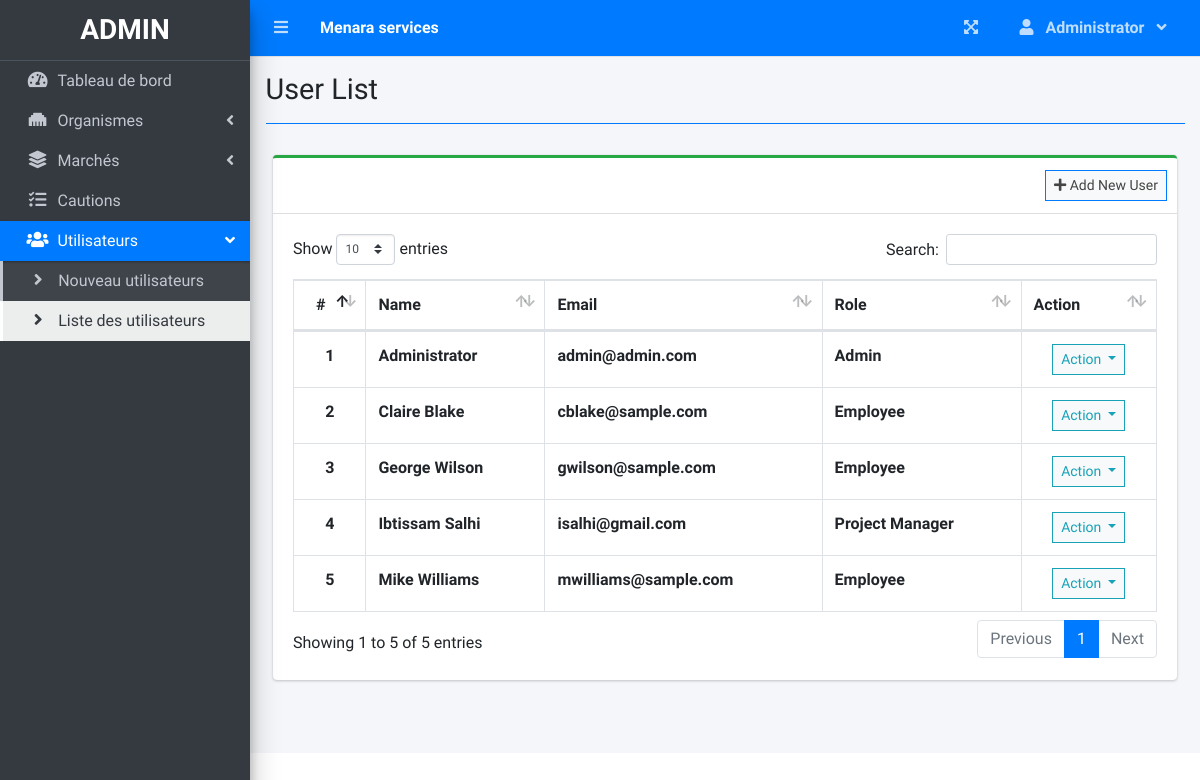
The page /index.php?page=user_list (signed in) on the database its author committed.
### tables this page shows
CREATE TABLE `users` (
  `id` int(30) NOT NULL,
  `firstname` varchar(200) NOT NULL,
  `lastname` varchar(200) NOT NULL,
  `email` varchar(200) NOT NULL,
  `password` text NOT NULL,
  `type` tinyint(1) NOT NULL DEFAULT 2 COMMENT '1 = admin, 2 = staff',
  `avatar` text NOT NULL DEFAULT 'no-image-available.png',
  `date_created` datetime NOT NULL DEFAULT current_timestamp()
);

### user_list.php (the view, shortened to what this page needs)
<?php include'db_connect.php' ?>
<div class="col-lg-12">
	<div class="card card-outline card-success">
		<div class="card-header">
			<div class="card-tools">
				<a class="btn btn-block btn-sm btn-default btn-flat border-primary" href="./index.php?page=new_user"><i class="fa fa-plus"></i> Add New User</a>
			</div>
		</div>
		<div class="card-body">
			<table class="table tabe-hover table-bordered" id="list">
				<thead>
					<tr>
						<th class="text-center">#</th>
						<th>Name</th>
						<th>Email</th>
						<th>Role</th>
						<th>Action</th>
					</tr>
				</thead>
				<tbody>
					<?php
					$i = 1;
					$type = array('',"Admin","Project Manager","Employee");
					$qry = $conn->query("SELECT *,concat(firstname,' ',lastname) as name FROM users order by concat(firstname,' ',lastname) asc");
					while($row= $qry->fetch_assoc()):
					?>
					<tr>
						<th class="text-center"><?php echo $i++ ?></th>
						<td><b><?php echo ucwords($row['name']) ?></b></td>
						<td><b><?php echo $row['email'] ?></b></td>
						<td><b><?php echo $type[$row['type']] ?></b></td>
						<td class="text-center">
							<button type="button" class="btn btn-default btn-sm btn-flat border-info wave-effect text-info dropdown-toggle" data-toggle="dropdown" aria-expanded="true">
		                      Action
		                    </button>
						</td>
					</tr>
				<?php endwhile; ?>
				</tbody>
			</table>
		</div>
	</div>
</div>

### index.php (shortened to what this page needs)
<!DOCTYPE html>
<html lang="en">
<?php
	include 'header.php'
?>
<body class="hold-transition sidebar-mini layout-fixed layout-navbar-fixed layout-footer-fixed">
<div class="wrapper">
  <?php include 'topbar.php' ?>
  <?php include 'sidebar.php' ?>
  <div class="content-wrapper">
    <div class="content-header">
      <div class="container-fluid">
        <div class="row mb-2">
          <div class="col-sm-6">
            <h1 class="m-0"><?php echo $title ?></h1>
          </div>
        </div>
            <hr class="border-primary">
      </div>
    </div>
    <section class="content">
      <div class="container-fluid">
         <?php
            $page = isset($_GET['page']) ? $_GET['page'] : 'home';
            if(!file_exists($page.".php")){
                include '404.html';
            }else{
            include $page.'.php';
            }
          ?>
      </div>
    </section>
  </div>
</div>
</body>
</html>

### header.php (shortened to what this page needs)
<head>
  <?php
  $title = isset($_GET['page']) ? ucwords(str_replace("_", ' ', $_GET['page'])) : "Home";
  ?>
  <link rel="stylesheet" href="assets/plugins/fontawesome-free/css/all.min.css">
  <link rel="stylesheet" href="assets/plugins/overlayScrollbars/css/OverlayScrollbars.min.css">
  <link rel="stylesheet" href="assets/plugins/datatables-bs4/css/dataTables.bootstrap4.min.css">
  <link rel="stylesheet" href="assets/plugins/datatables-responsive/css/responsive.bootstrap4.min.css">
  <link rel="stylesheet" href="assets/plugins/datatables-buttons/css/buttons.bootstrap4.min.css">
  <link rel="stylesheet" href="assets/plugins/select2/css/select2.min.css">
  <link rel="stylesheet" href="assets/plugins/select2-bootstrap4-theme/select2-bootstrap4.min.css">
  <link rel="stylesheet" href="assets/plugins/sweetalert2-theme-bootstrap-4/bootstrap-4.min.css">
  <link rel="stylesheet" href="assets/plugins/toastr/toastr.min.css">
  <link rel="stylesheet" href="assets/plugins/dropzone/min/dropzone.min.css">
  <link rel="stylesheet" href="assets/dist/css/jquery.datetimepicker.min.css">
  <link rel="stylesheet" href="assets/plugins/icheck-bootstrap/icheck-bootstrap.min.css">
  <link rel="stylesheet" href="assets/plugins/bootstrap4-toggle/css/bootstrap4-toggle.min.css">
  <link rel="stylesheet" href="assets/dist/css/adminlte.min.css">
  <link rel="stylesheet" href="assets/dist/css/styles.css">
  <link rel="stylesheet" href="assets/plugins/summernote/summernote-bs4.min.css">
</head>

### topbar.php (shortened to what this page needs)
<nav class="main-header navbar navbar-expand navbar-primary navbar-dark ">
  <ul class="navbar-nav">
    <?php if(isset($_SESSION['login_id'])): ?>
    <li class="nav-item">
      <a class="nav-link" data-widget="pushmenu" href="" role="button"><i class="fas fa-bars"></i></a>
    </li>
  <?php endif; ?>
    <li>
      <a class="nav-link text-white"  href="./" role="button"> <large><b><?php echo $_SESSION['system']['name'] ?></b></large></a>
    </li>
  </ul>
  <ul class="navbar-nav ml-auto">
    <li class="nav-item">
      <a class="nav-link" data-widget="fullscreen" href="#" role="button">
        <i class="fas fa-expand-arrows-alt"></i>
      </a>
    </li>
   <li class="nav-item dropdown">
          <a class="nav-link"  data-toggle="dropdown" aria-expanded="true" href="javascript:void(0)">
            <span>
              <div class="d-felx badge-pill">
                <span class="fa fa-user mr-2"></span>
                <span><b><?php echo ucwords($_SESSION['login_firstname']) ?></b></span>
                <span class="fa fa-angle-down ml-2"></span>
              </div>
            </span>
          </a>
    </li>
  </ul>
</nav>

### sidebar.php (shortened to what this page needs)
<aside class="main-sidebar sidebar-dark-primary elevation-4">
  <div class="dropdown">
 	<a href="./" class="brand-link">
      <?php if($_SESSION['login_type'] == 1): ?>
      <h3 class="text-center p-0 m-0"><b>ADMIN</b></h3>
      <?php else: ?>
      <h3 class="text-center p-0 m-0"><b>USER</b></h3>
      <?php endif; ?>
  </a>
  </div>
  <div class="sidebar pb-4 mb-4">
    <nav class="mt-2">
      <ul class="nav nav-pills nav-sidebar flex-column nav-flat" data-widget="treeview" role="menu" data-accordion="false">
        <li class="nav-item dropdown">
          <a href="./" class="nav-link nav-home">
            <i class="nav-icon fas fa-tachometer-alt"></i>
            <p>
              Tableau de bord
            </p>
          </a>
        </li>
        <li class="nav-item">
          <a href="#" class="nav-link nav-org">
            <i class="nav-icon fas fa-ethernet "></i>
            <p>
              Organismes
              <i class="right fas fa-angle-left"></i>
            </p>
          </a>
        </li>
        <li class="nav-item">
          <a href="#" class="nav-link nav-edit_project nav-view_project">
            <i class="nav-icon fas fa-layer-group"></i>
            <p>
              Marchés
              <i class="right fas fa-angle-left"></i>
            </p>
          </a>
        </li>
        <li class="nav-item">
              <a href="./index.php?page=task_list" class="nav-link nav-task_list">
                <i class="fas fa-tasks nav-icon"></i>
                <p>Cautions</p>
              </a>
        </li>
        <?php if($_SESSION['login_type'] == 1): ?>
        <li class="nav-item">
          <a href="#" class="nav-link nav-edit_user">
            <i class="nav-icon fas fa-users"></i>
            <p>
              Utilisateurs
              <i class="right fas fa-angle-left"></i>
            </p>
          </a>
          <ul class="nav nav-treeview">
            <li class="nav-item">
              <a href="./index.php?page=new_user" class="nav-link nav-new_user tree-item">
                <i class="fas fa-angle-right nav-icon"></i>
                <p>Nouveau utilisateurs</p>
              </a>
            </li>
            <li class="nav-item">
              <a href="./index.php?page=user_list" class="nav-link nav-user_list tree-item">
                <i class="fas fa-angle-right nav-icon"></i>
                <p>Liste des utilisateurs</p>
              </a>
            </li>
          </ul>
        </li>
      <?php endif; ?>
      </ul>
    </nav>
  </div>
</aside>

### rows shown on the page
users: name "Administrator", email "admin@admin.com", type "Admin"
users: name "Claire Blake", email "cblake@sample.com", type "Employee"
users: name "George Wilson", email "gwilson@sample.com", type "Employee"
users: name "Ibtissam Salhi", email "isalhi@gmail.com", type "Project Manager"
users: name "Mike Williams", email "mwilliams@sample.com", type "Employee"

### other values the page prints
$_SESSION['system']['name'] "Menara services"
$_SESSION['login_firstname'] "Administrator"
$title "User List"
